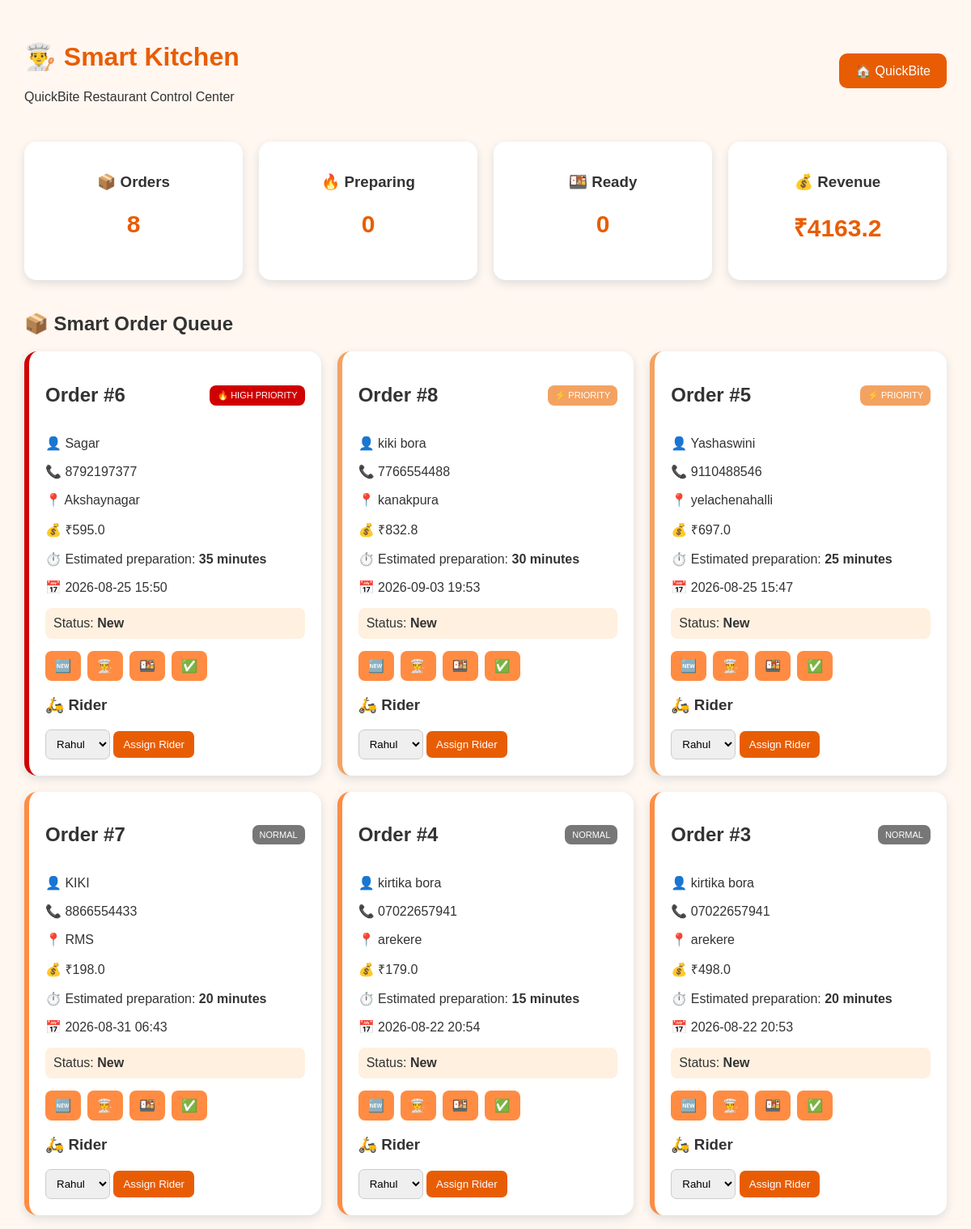
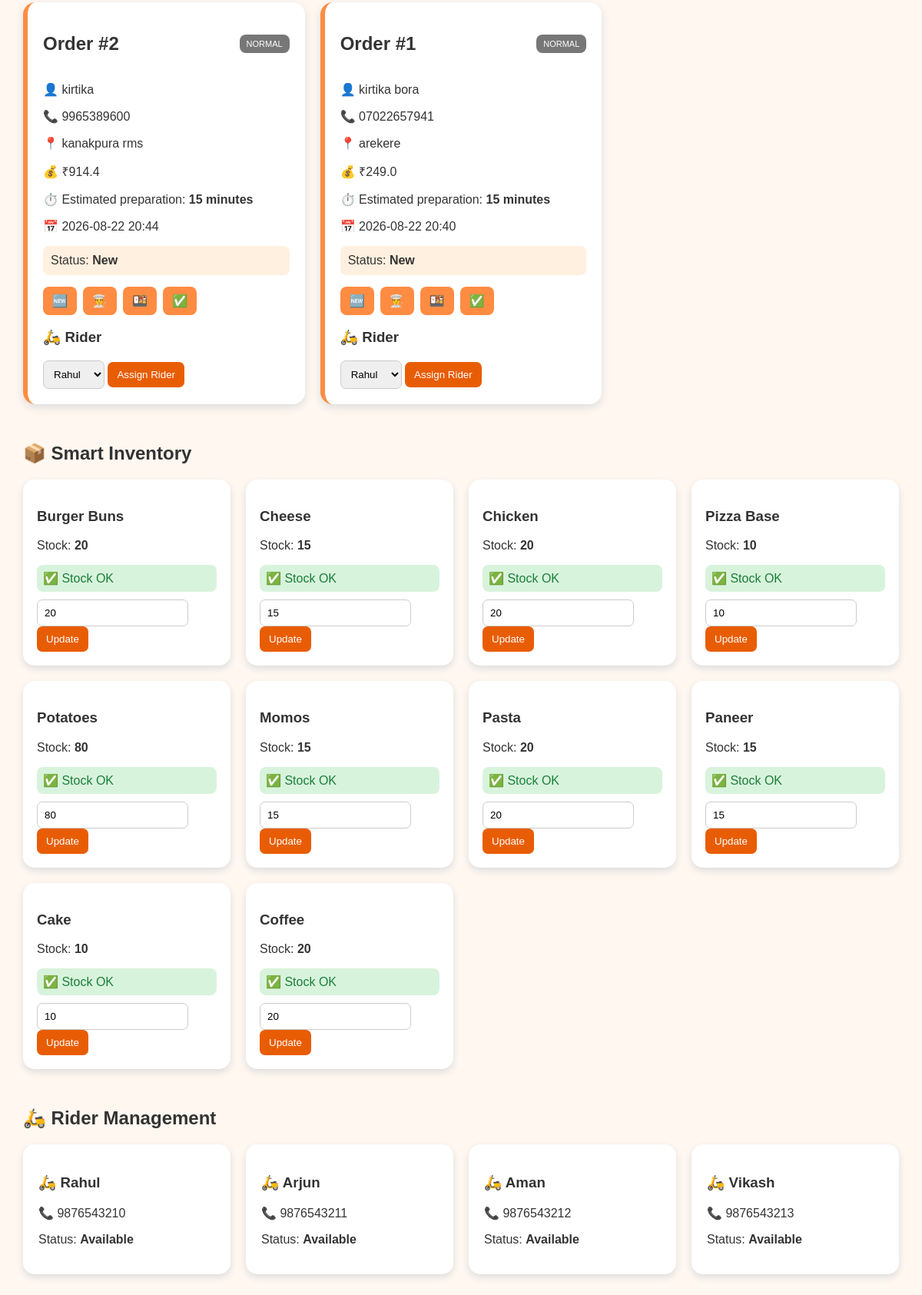
The app's page /kitchen with its own data (2 pictures, top to bottom).
### tables this page shows
CREATE TABLE orders (
            id INTEGER PRIMARY KEY AUTOINCREMENT,
            customer_name TEXT,
            phone TEXT,
            address TEXT,
            total REAL,
            status TEXT DEFAULT 'New',
            created_at TEXT
        , priority INTEGER DEFAULT 1, prep_time INTEGER DEFAULT 15, rider_id INTEGER);

CREATE TABLE inventory (
            id INTEGER PRIMARY KEY AUTOINCREMENT,
            item TEXT NOT NULL,
            quantity INTEGER DEFAULT 0,
            minimum INTEGER DEFAULT 5
        );

CREATE TABLE riders (
            id INTEGER PRIMARY KEY AUTOINCREMENT,
            name TEXT NOT NULL,
            phone TEXT,
            status TEXT DEFAULT 'Available'
        );

### app.py (the view)
@app.route("/kitchen")
def kitchen():
    conn = get_db()
    orders = conn.execute("""
        SELECT
            orders.*,
            riders.name AS rider_name
        FROM orders
        LEFT JOIN riders
        ON orders.rider_id = riders.id
        ORDER BY
            priority DESC,
            id DESC
    """).fetchall()
    total_orders = conn.execute(
        "SELECT COUNT(*) FROM orders"
    ).fetchone()[0]
    preparing = conn.execute("""
        SELECT COUNT(*)
        FROM orders
        WHERE status = 'Preparing'
    """).fetchone()[0]
    ready = conn.execute("""
        SELECT COUNT(*)
        FROM orders
        WHERE status = 'Ready'
    """).fetchone()[0]
    completed = conn.execute("""
        SELECT COUNT(*)
        FROM orders
        WHERE status = 'Completed'
    """).fetchone()[0]
    revenue = conn.execute("""
        SELECT COALESCE(SUM(total), 0)
        FROM orders
    """).fetchone()[0]
    riders = conn.execute(
        "SELECT * FROM riders"
    ).fetchall()
    inventory = conn.execute(
        "SELECT * FROM inventory"
    ).fetchall()
    conn.close()
    return render_template(
        "kitchen.html",
        orders=orders,
        total_orders=total_orders,
        preparing=preparing,
        ready=ready,
        completed=completed,
        revenue=revenue,
        riders=riders,
        inventory=inventory
    )

### app.py (called while the page is built)
def get_db():
    conn = sqlite3.connect(DATABASE)
    conn.row_factory = sqlite3.Row
    return conn

### templates/kitchen.html (shortened to what this page needs)
<!DOCTYPE html>
<html>
<head>
    <link rel="stylesheet"
          href="{{ url_for('static', filename='kitchen.css') }}">
</head>
<body>
<header>
    <div>
        <h1>👨‍🍳 Smart Kitchen</h1>
        <p>QuickBite Restaurant Control Center</p>
    </div>
    <a href="/">🏠 QuickBite</a>
</header>
<section class="stats">
    <div class="card">
        <h3>📦 Orders</h3>
        <h2>{{ total_orders }}</h2>
    </div>
    <div class="card">
        <h3>🔥 Preparing</h3>
        <h2>{{ preparing }}</h2>
    </div>
    <div class="card">
        <h3>🍱 Ready</h3>
        <h2>{{ ready }}</h2>
    </div>
    <div class="card">
        <h3>💰 Revenue</h3>
        <h2>₹{{ revenue }}</h2>
    </div>
</section>
<h2>📦 Smart Order Queue</h2>
<section class="orders">
{% for order in orders %}
<div class="order
{% if order['priority'] == 3 %}
urgent
{% elif order['priority'] == 2 %}
medium
{% endif %}">
    <div class="order-top">
        <h2>
            Order #{{ order["id"] }}
        </h2>
        {% if order["priority"] == 3 %}
        <span class="badge urgent-badge">
            🔥 HIGH PRIORITY
        </span>
        {% elif order["priority"] == 2 %}
        <span class="badge">
            ⚡ PRIORITY
        </span>
        {% else %}
        <span class="badge normal">
            NORMAL
        </span>
        {% endif %}
    </div>
    <p>👤 {{ order["customer_name"] }}</p>
    <p>📞 {{ order["phone"] }}</p>
    <p>📍 {{ order["address"] }}</p>
    <p>💰 ₹{{ order["total"] }}</p>
    <p>
        ⏱️ Estimated preparation:
        <strong>
            {{ order["prep_time"] }} minutes
        </strong>
    </p>
    <p>
        📅 {{ order["created_at"] }}
    </p>
    <div class="status">
        Status:
        <strong>
            {{ order["status"] }}
        </strong>
    </div>
    <div class="buttons">
        <a href="/kitchen/update/{{ order['id'] }}/New">
            🆕
        </a>
        <a href="/kitchen/update/{{ order['id'] }}/Preparing">
            👨‍🍳
        </a>
        <a href="/kitchen/update/{{ order['id'] }}/Ready">
            🍱
        </a>
        <a href="/kitchen/update/{{ order['id'] }}/Completed">
            ✅
        </a>
    </div>
    <h3>🛵 Rider</h3>
    {% if order["rider_name"] %}
        <p>
            Assigned to:
            <strong>
                {{ order["rider_name"] }}
            </strong>
        </p>
    {% else %}
        <form
            action="/kitchen/assign/{{ order['id'] }}"
            method="POST">
            <select name="rider_id">
                {% for rider in riders %}
                    {% if rider["status"] == "Available" %}
                    <option value="{{ rider['id'] }}">
                        {{ rider["name"] }}
                    </option>
                    {% endif %}
                {% endfor %}
            </select>
            <button>
                Assign Rider
            </button>
        </form>
    {% endif %}
</div>
{% endfor %}
</section>
<h2>📦 Smart Inventory</h2>
<section class="inventory">
{% for item in inventory %}
<div class="inventory-card">
    <h3>
        {{ item["item"] }}
    </h3>
    <p>
        Stock:
        <strong>
            {{ item["quantity"] }}
        </strong>
    </p>
    {% if item["quantity"] <= item["minimum"] %}
        <div class="warning">
            🚨 LOW STOCK
        </div>
    {% else %}
        <div class="good">
            ✅ Stock OK
        </div>
    {% endif %}
    <form
        action="/kitchen/inventory/{{ item['id'] }}"
        method="POST">
        <input
            type="number"
            name="quantity"
            value="{{ item['quantity'] }}"
            min="0">
        <button>
            Update
        </button>
    </form>
</div>
{% endfor %}
</section>
<h2>🛵 Rider Management</h2>
<section class="riders">
{% for rider in riders %}
<div class="rider">
    <h3>
        🛵 {{ rider["name"] }}
    </h3>
    <p>
        📞 {{ rider["phone"] }}
    </p>
    <p>
        Status:
        <strong>
            {{ rider["status"] }}
        </strong>
    </p>
</div>
{% endfor %}
</section>
</body>
</html>

### static/kitchen.css (style rules this page uses)
* { box-sizing: border-box; }
body { font-family: Arial, sans-serif; background: #fff7f0; margin: 0; padding: 30px; color: #333; }
header { display: flex; justify-content: space-between; align-items: center; margin-bottom: 30px; }
header h1 { color: #e85d04; }
header a { background: #e85d04; color: white; padding: 12px 20px; border-radius: 10px; text-decoration: none; }
.stats { display: grid; grid-template-columns: repeat(4, 1fr); gap: 20px; margin-bottom: 40px; }
.card { background: white; padding: 20px; border-radius: 15px; text-align: center; box-shadow: 0 4px 12px #ddd; }
.card h2 { color: #e85d04; font-size: 30px; }
.orders { display: grid; grid-template-columns: repeat(3, 1fr); gap: 20px; margin-bottom: 50px; }
.order { background: white; padding: 20px; border-radius: 16px; box-shadow: 0 4px 12px #ddd; border-left: 6px solid #ff8c42; }
.order.medium { border-left-color: #f4a261; }
.order.urgent { border-left-color: #d00000; }
.order-top { display: flex; justify-content: space-between; align-items: center; }
.badge { background: #f4a261; color: white; padding: 6px 9px; border-radius: 8px; font-size: 11px; }
.urgent-badge { background: #d00000; }
.normal { background: #777; }
.status { margin-top: 15px; padding: 10px; background: #fff0df; border-radius: 8px; }
.buttons { display: flex; gap: 8px; margin: 15px 0; }
.buttons a { background: #ff8c42; color: white; text-decoration: none; padding: 9px 12px; border-radius: 8px; }
select, input { padding: 9px; border-radius: 7px; border: 1px solid #ccc; }
button { background: #e85d04; color: white; border: none; padding: 9px 12px; border-radius: 7px; cursor: pointer; }
.inventory { display: grid; grid-template-columns: repeat(4, 1fr); gap: 20px; margin-bottom: 50px; }
.inventory-card { background: white; padding: 18px; border-radius: 15px; box-shadow: 0 4px 10px #ddd; }
.good { background: #d8f3dc; color: #1b7f3a; padding: 8px; border-radius: 8px; margin-bottom: 10px; }
.riders { display: grid; grid-template-columns: repeat(4, 1fr); gap: 20px; }
.rider { background: white; padding: 20px; border-radius: 15px; box-shadow: 0 4px 10px #ddd; }

### records on screen
orders: id "6", priority "🔥 HIGH PRIORITY", customer_name "Sagar", phone "8792197377", address "Akshaynagar", total "595.0", prep_time "35", created_at "2026-08-25 15:50", status "New"
orders: id "8", priority "⚡ PRIORITY", customer_name "kiki bora", phone "7766554488", address "kanakpura", total "832.8", prep_time "30", created_at "2026-09-03 19:53", status "New"
orders: id "5", priority "⚡ PRIORITY", customer_name "Yashaswini", phone "9110488546", address "yelachenahalli", total "697.0", prep_time "25", created_at "2026-08-25 15:47", status "New"
orders: id "7", priority "NORMAL", customer_name "KIKI", phone "8866554433", address "RMS", total "198.0", prep_time "20", created_at "2026-08-31 06:43", status "New"
orders: id "4", priority "NORMAL", customer_name "kirtika bora", phone "07022657941", address "arekere", total "179.0", prep_time "15", created_at "2026-08-22 20:54", status "New"
orders: id "3", priority "NORMAL", customer_name "kirtika bora", phone "07022657941", address "arekere", total "498.0", prep_time "20", created_at "2026-08-22 20:53", status "New"
orders: id "2", priority "NORMAL", customer_name "kirtika", phone "9965389600", address "kanakpura rms", total "914.4", prep_time "15", created_at "2026-08-22 20:44", status "New"
orders: id "1", priority "NORMAL", customer_name "kirtika bora", phone "07022657941", address "arekere", total "249.0", prep_time "15", created_at "2026-08-22 20:40", status "New"
inventory: item "Burger Buns", quantity "20", minimum "✅ Stock OK"
inventory: item "Cheese", quantity "15", minimum "✅ Stock OK"
inventory: item "Chicken", quantity "20", minimum "✅ Stock OK"
inventory: item "Pizza Base", quantity "10", minimum "✅ Stock OK"
inventory: item "Potatoes", quantity "80", minimum "✅ Stock OK"
inventory: item "Momos", quantity "15", minimum "✅ Stock OK"
inventory: item "Pasta", quantity "20", minimum "✅ Stock OK"
inventory: item "Paneer", quantity "15", minimum "✅ Stock OK"
inventory: item "Cake", quantity "10", minimum "✅ Stock OK"
inventory: item "Coffee", quantity "20", minimum "✅ Stock OK"
riders: name "Rahul", phone "9876543210", status "Available"
riders: name "Arjun", phone "9876543211", status "Available"
riders: name "Aman", phone "9876543212", status "Available"
riders: name "Vikash", phone "9876543213", status "Available"

### other values on screen
{{ total_orders }} "8"
{{ preparing }} "0"
{{ ready }} "0"
{{ revenue }} "4163.2"
form field rider_id "Rahul"
